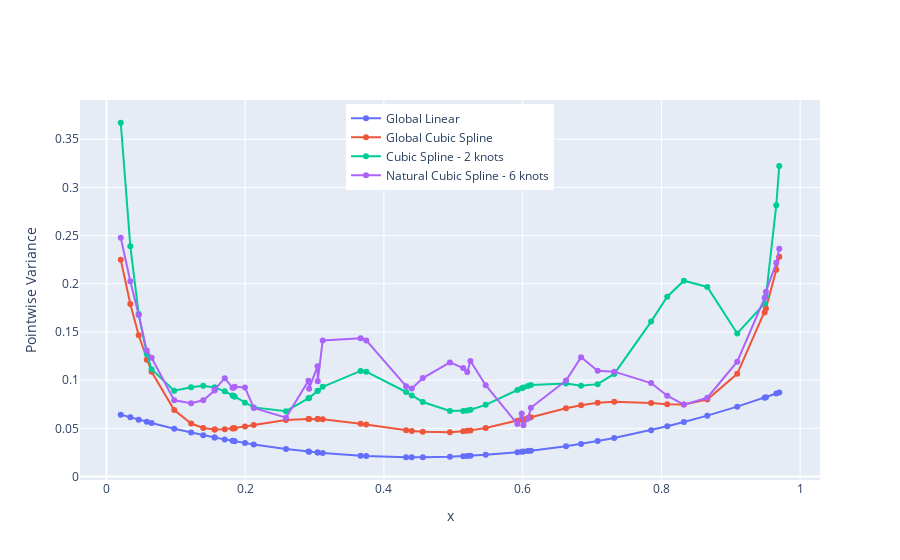

Notebook source saved alongside this figure:
### Code cell
import numpy as np
from patsy import dmatrix
import statsmodels.api as sm
import plotly.graph_objects as go
from numpy.linalg import inv

# generate data
np.random.seed(42)
x = np.random.uniform(0, 1, 50)
x = np.sort(x)
err = np.random.normal(0, 1, 50)
y = np.add(x, err)


# linear regression
def GLCov(x, sigma):
    x_m = np.array([np.ones(len(x)), x]).transpose()
    x_m_t = x_m.transpose()
    x_c = np.matmul(x_m_t, x_m)
    x_c_inv = inv(x_c)
    x_c_inv = x_c_inv * (sigma * sigma)
    return x_c_inv


cov = GLCov(x, 1)
pt_var = cov[0][0] + cov[1][1] * x * x + 2 * cov[0][1] * x

# global cubic
from numpy.linalg import inv
from numpy.linalg import multi_dot


def GlobalCubicCov(x, sigma):
    x_m = np.array([np.ones(len(x)), x, x * x, x * x * x]).transpose()
    x_m_t = x_m.transpose()
    x_c = np.matmul(x_m_t, x_m)
    x_c_inv = inv(x_c)
    x_c_inv = x_c_inv * (sigma * sigma)
    return x_c_inv


x_square = x * x
x_cubic = x * x * x
m = GlobalCubicCov(x, 1)
x_m = np.array([np.ones(len(x)), x, x * x, x * x * x]).transpose()
res = multi_dot([x_m, m, x_m.transpose()])
pt_var_cubic = res.diagonal()

# Fit a cubic spline with two knots at 0.33 and 0.66
x_cubic = dmatrix('bs(x, knots=(0.33, 0.66))', {'x': x})
fit_cubic = sm.GLM(y, x_cubic).fit()

# Fit a natural spline with lower and upper bounds
x_natural = dmatrix('cr(x, df=6, lower_bound=0.1, upper_bound=0.9)', {'x': x})
fit_natural = sm.GLM(y, x_natural).fit()

# Create spline lines for 50 evenly spaced values of age
# line_cubic = fit_cubic.predict(dmatrix('bs(xp, knots=(0.33, 0.66))', {'xp': x}))
# line_natural = fit_natural.predict(dmatrix('cr(xp, df=6)', {'xp': x}))

# natural cubic spline
H = np.asarray(x_natural)
sigma = 1
m_Sigma = sigma * sigma * (inv(np.matmul(H.transpose(), H)))
m_cubic_natural = multi_dot([H, m_Sigma, H.transpose()])
res_cubic_natural = m_cubic_natural.diagonal()

# cubic spline
H = np.asarray(x_cubic)
sigma = 1
m_Sigma = sigma * sigma * (inv(np.matmul(H.transpose(), H)))
m_cubic = multi_dot([H, m_Sigma, H.transpose()])
res_cubic = m_cubic.diagonal()

# Create traces
fig = go.Figure()
fig.add_trace(go.Scatter(x=x, y=pt_var,
                        mode='lines+markers',
                        name='Global Linear'))
fig.add_trace(go.Scatter(x=x, y=pt_var_cubic,
                        mode='lines+markers',
                        name='Global Cubic Spline'))
fig.add_trace(go.Scatter(x=x, y=res_cubic,
                        mode='lines+markers', name='Cubic Spline - 2 knots'))
fig.add_trace(go.Scatter(x=x, y=res_cubic_natural,
                        mode='lines+markers', name='Natural Cubic Spline - 6 knots'))

fig.update_layout(
    xaxis_title="x",
    yaxis_title="Pointwise Variance",
)

fig.update_layout(legend=dict(
    yanchor="top",
    y=0.99,
    xanchor="center",
    x=0.5
))
fig.show()

### Figure 1 — Plotly figure (JSON) as saved in the notebook; plotly's stock layout.template omitted (floating-point values rounded to 4 significant figures)
{"data": [{"mode": "lines+markers", "name": "Global Linear", "type": "scatter", "x": [0.02058, 0.03439, 0.04645, 0.05808, 0.06505, 0.09767, 0.122, 0.1395, 0.156, 0.156, 0.1705, 0.1818, 0.1834, 0.1849, 0.1997, 0.2123, 0.2588, 0.2912, 0.2921, 0.3042, 0.3046, 0.3117, 0.3664, 0.3745, 0.4319, 0.4402, 0.4561, 0.4952, 0.5142, 0.5201, 0.5248, 0.5467, 0.5924, 0.5987, 0.6011, 0.6075, 0.6119, 0.6625, 0.6842, 0.7081, 0.732, 0.7852, 0.8084, 0.8324, 0.8662, 0.9093, 0.9489, 0.9507, 0.9656, 0.9699], "y": [0.06424, 0.06142, 0.05902, 0.05678, 0.05547, 0.04966, 0.04565, 0.04296, 0.04056, 0.04055, 0.03855, 0.03706, 0.03685, 0.03667, 0.03483, 0.03334, 0.02856, 0.02585, 0.02578, 0.02491, 0.02488, 0.02441, 0.02155, 0.02125, 0.02005, 0.02001, 0.02003, 0.02059, 0.02114, 0.02134, 0.02152, 0.02248, 0.02525, 0.0257, 0.02589, 0.02639, 0.02673, 0.03147, 0.03389, 0.03681, 0.04001, 0.04815, 0.05213, 0.05653, 0.06319, 0.07251, 0.08186, 0.08231, 0.08605, 0.08714]}, {"mode": "lines+markers", "name": "Global Cubic Spline", "type": "scatter", "x": [0.02058, 0.03439, 0.04645, 0.05808, 0.06505, 0.09767, 0.122, 0.1395, 0.156, 0.156, 0.1705, 0.1818, 0.1834, 0.1849, 0.1997, 0.2123, 0.2588, 0.2912, 0.2921, 0.3042, 0.3046, 0.3117, 0.3664, 0.3745, 0.4319, 0.4402, 0.4561, 0.4952, 0.5142, 0.5201, 0.5248, 0.5467, 0.5924, 0.5987, 0.6011, 0.6075, 0.6119, 0.6625, 0.6842, 0.7081, 0.732, 0.7852, 0.8084, 0.8324, 0.8662, 0.9093, 0.9489, 0.9507, 0.9656, 0.9699], "y": [0.225, 0.179, 0.1466, 0.1213, 0.1086, 0.06897, 0.05498, 0.05037, 0.04883, 0.04883, 0.04903, 0.04985, 0.05, 0.05015, 0.05185, 0.05348, 0.05855, 0.05975, 0.05975, 0.05959, 0.05958, 0.05934, 0.05486, 0.05395, 0.04793, 0.04731, 0.04638, 0.04608, 0.04704, 0.04749, 0.04789, 0.05034, 0.05779, 0.05896, 0.05943, 0.06067, 0.06151, 0.07085, 0.074, 0.07644, 0.07764, 0.0763, 0.07507, 0.07485, 0.07986, 0.1066, 0.1702, 0.1744, 0.2146, 0.2281]}, {"mode": "lines+markers", "name": "Cubic Spline - 2 knots", "type": "scatter", "x": [0.02058, 0.03439, 0.04645, 0.05808, 0.06505, 0.09767, 0.122, 0.1395, 0.156, 0.156, 0.1705, 0.1818, 0.1834, 0.1849, 0.1997, 0.2123, 0.2588, 0.2912, 0.2921, 0.3042, 0.3046, 0.3117, 0.3664, 0.3745, 0.4319, 0.4402, 0.4561, 0.4952, 0.5142, 0.5201, 0.5248, 0.5467, 0.5924, 0.5987, 0.6011, 0.6075, 0.6119, 0.6625, 0.6842, 0.7081, 0.732, 0.7852, 0.8084, 0.8324, 0.8662, 0.9093, 0.9489, 0.9507, 0.9656, 0.9699], "y": [0.3671, 0.2389, 0.1686, 0.1271, 0.1114, 0.08905, 0.09264, 0.09417, 0.09246, 0.09246, 0.08844, 0.08415, 0.0835, 0.0829, 0.07663, 0.07177, 0.06777, 0.08111, 0.08162, 0.08868, 0.0889, 0.09308, 0.1096, 0.1088, 0.08772, 0.08399, 0.07738, 0.06795, 0.06795, 0.06856, 0.06925, 0.07441, 0.08982, 0.09171, 0.0924, 0.09405, 0.09502, 0.09657, 0.09416, 0.09587, 0.1065, 0.1608, 0.1866, 0.2032, 0.1967, 0.1485, 0.1796, 0.1869, 0.2814, 0.3222]}, {"mode": "lines+markers", "name": "Natural Cubic Spline - 6 knots", "type": "scatter", "x": [0.02058, 0.03439, 0.04645, 0.05808, 0.06505, 0.09767, 0.122, 0.1395, 0.156, 0.156, 0.1705, 0.1818, 0.1834, 0.1849, 0.1997, 0.2123, 0.2588, 0.2912, 0.2921, 0.3042, 0.3046, 0.3117, 0.3664, 0.3745, 0.4319, 0.4402, 0.4561, 0.4952, 0.5142, 0.5201, 0.5248, 0.5467, 0.5924, 0.5987, 0.6011, 0.6075, 0.6119, 0.6625, 0.6842, 0.7081, 0.732, 0.7852, 0.8084, 0.8324, 0.8662, 0.9093, 0.9489, 0.9507, 0.9656, 0.9699], "y": [0.2479, 0.2028, 0.1677, 0.1307, 0.1232, 0.07913, 0.07596, 0.07913, 0.08936, 0.09031, 0.102, 0.09203, 0.09236, 0.09307, 0.09236, 0.07111, 0.06111, 0.09937, 0.09117, 0.1144, 0.09894, 0.1412, 0.1434, 0.1413, 0.09371, 0.09131, 0.1022, 0.1184, 0.1126, 0.1086, 0.1199, 0.09481, 0.05446, 0.06544, 0.05332, 0.05986, 0.07137, 0.09956, 0.1237, 0.1099, 0.1088, 0.09702, 0.08389, 0.07465, 0.08174, 0.1192, 0.1855, 0.1919, 0.2218, 0.2364]}], "layout": {"legend": {"x": 0.5, "xanchor": "center", "y": 0.99, "yanchor": "top"}, "xaxis": {"title": {"text": "x"}}, "yaxis": {"title": {"text": "Pointwise Variance"}}}}
